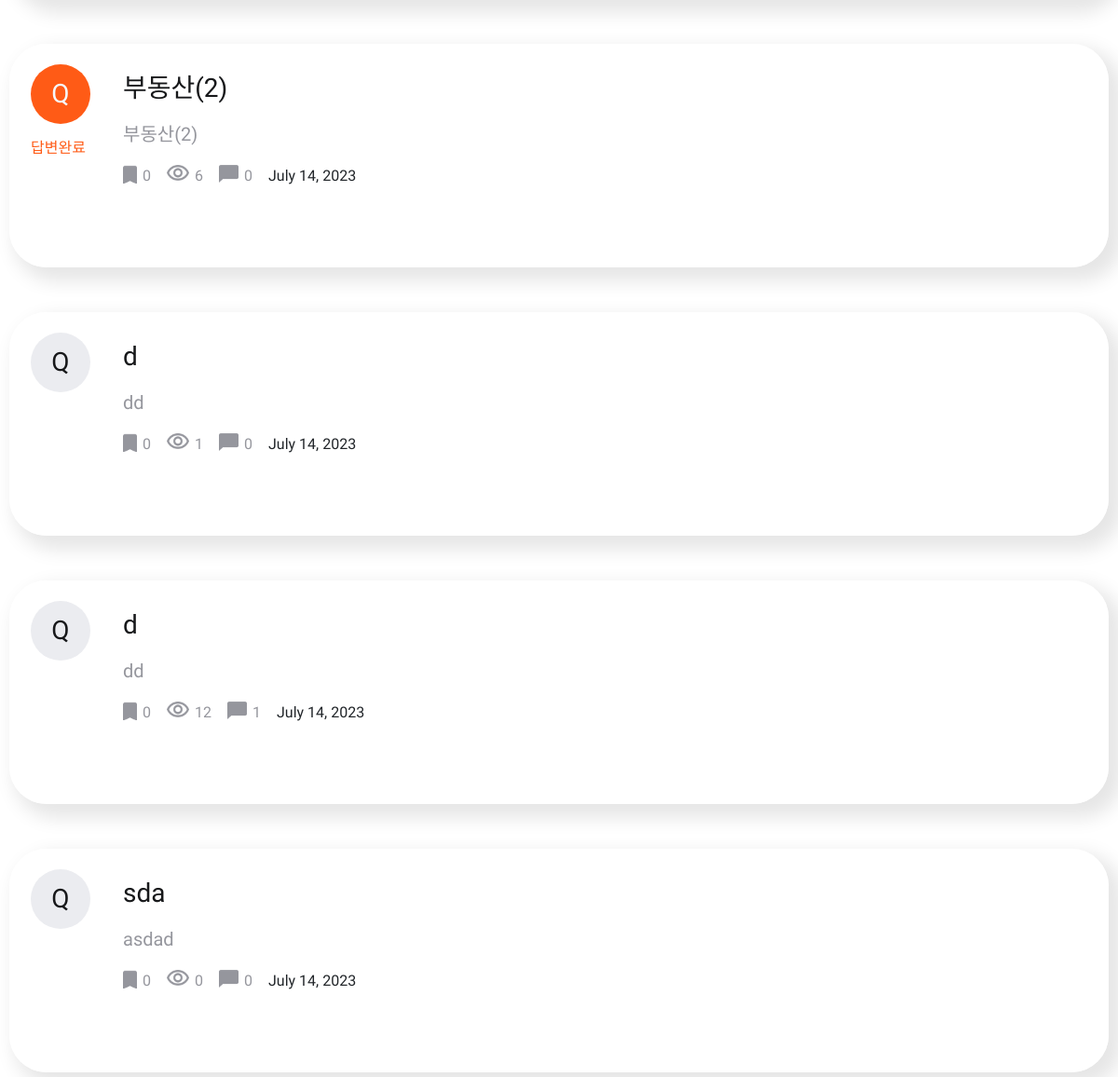
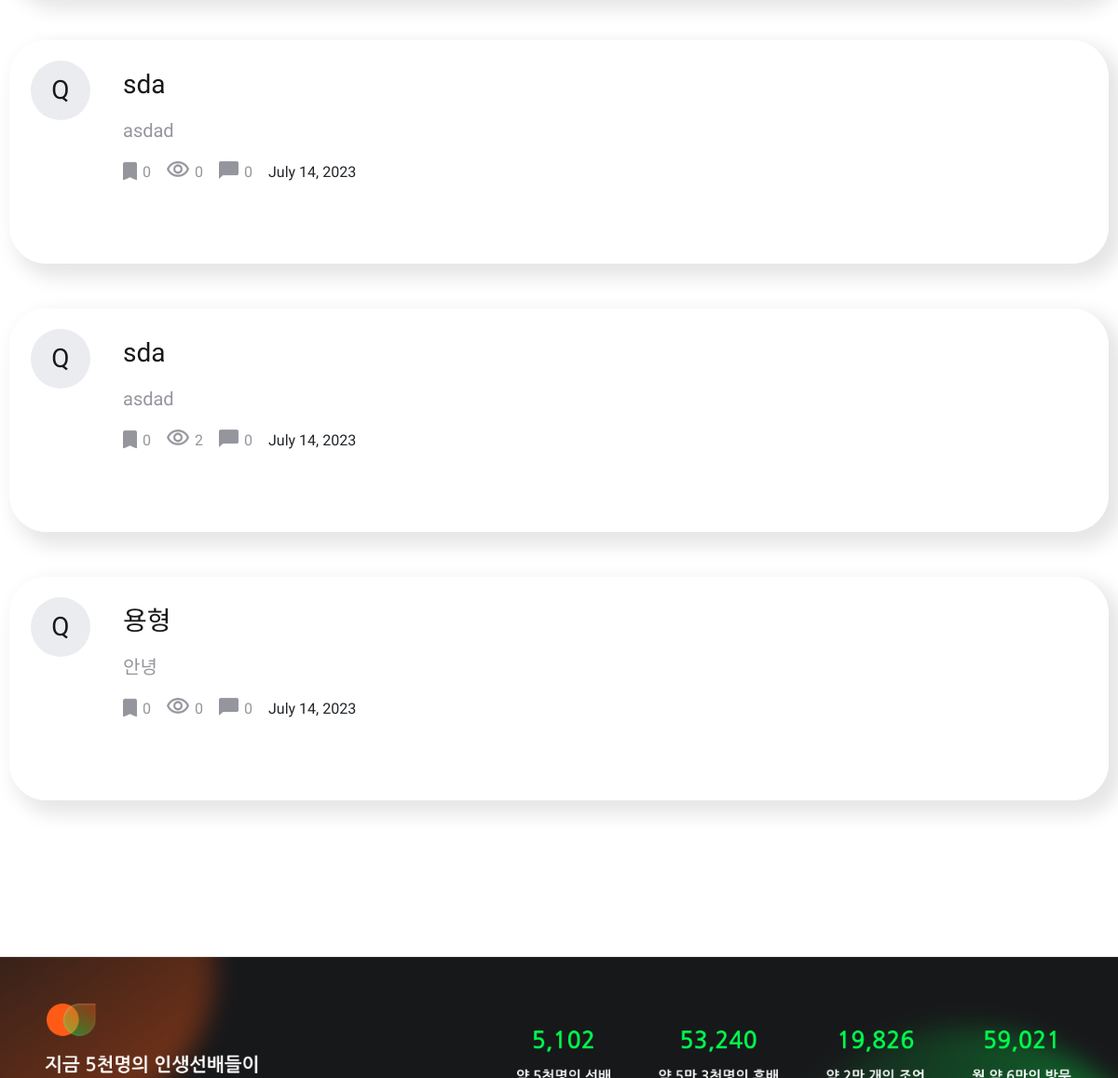
/communication/my_question (signed in, middle part), run on an earlier commit of the app's database (2 pictures, top to bottom).
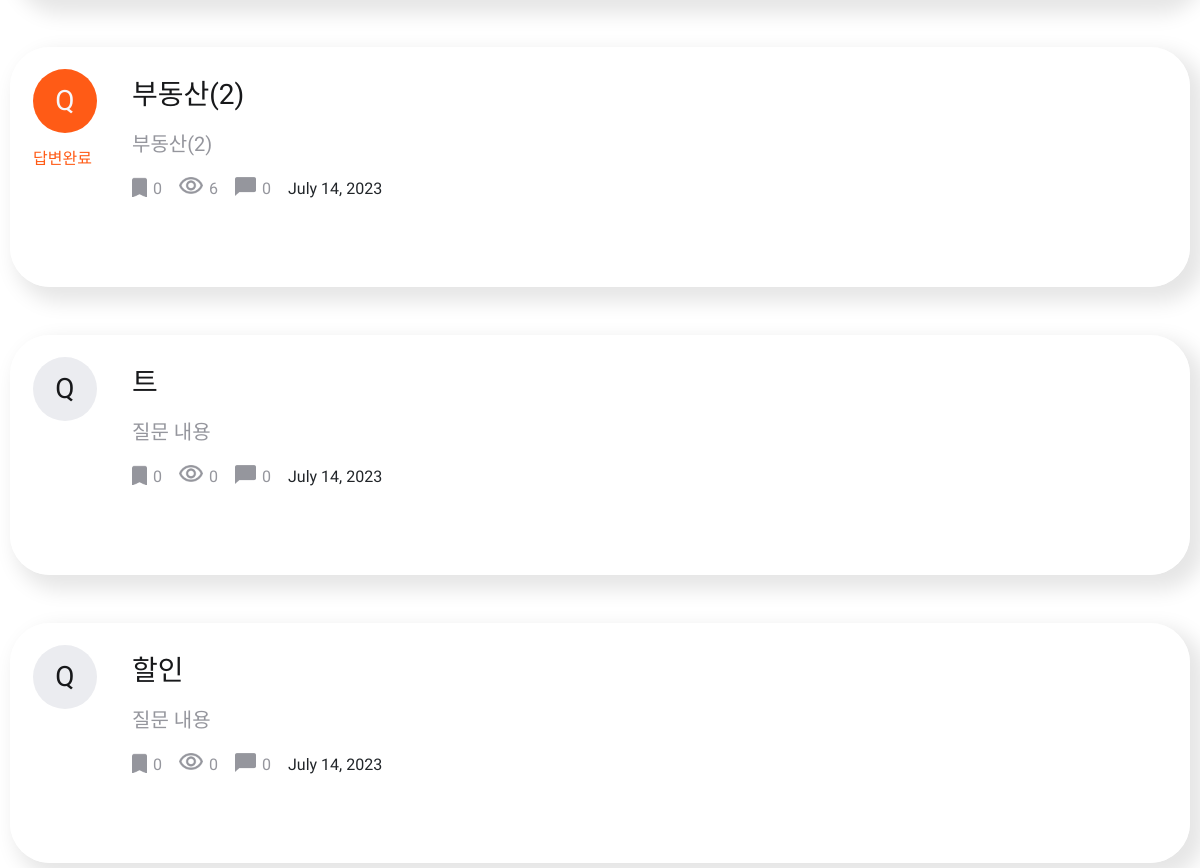
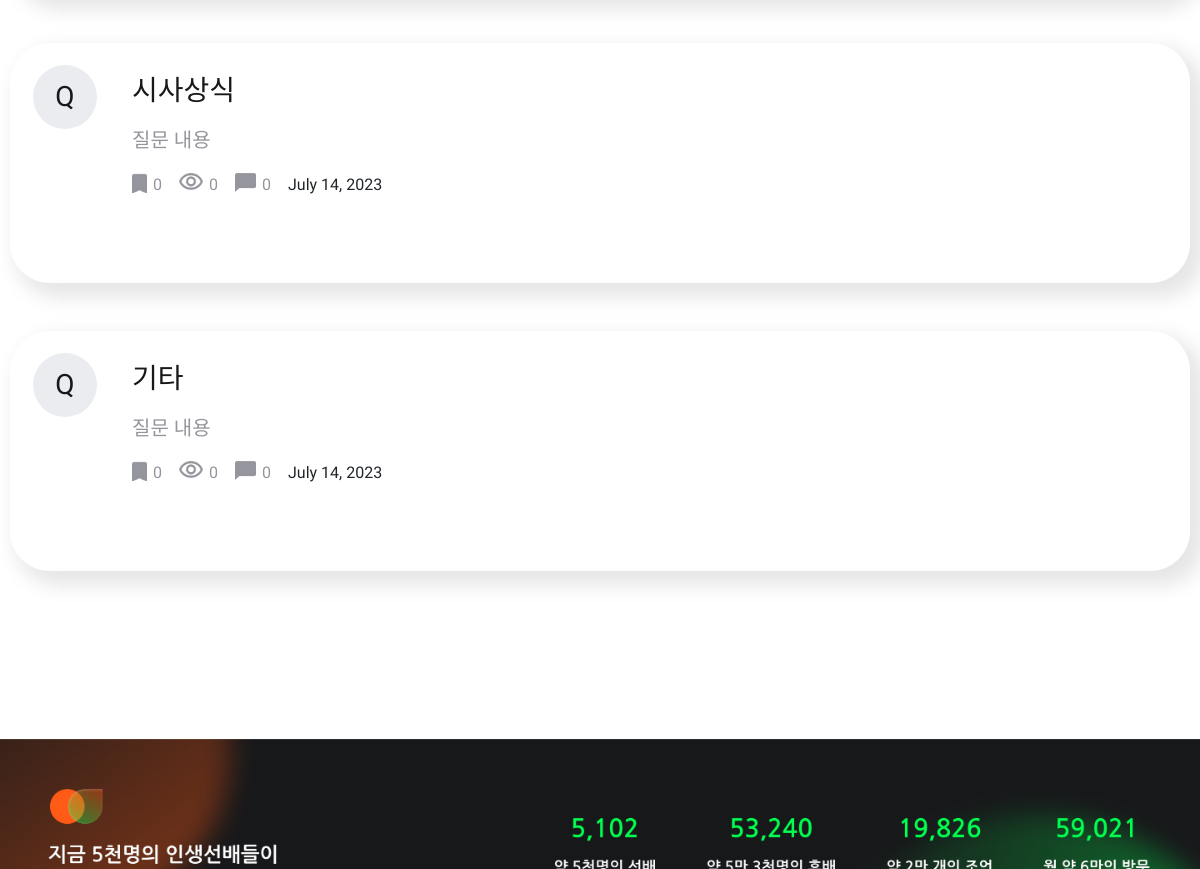
And on a later commit of the database (2 pictures, top to bottom).
### communicationApp/models.py (models this page shows)
class Question(models.Model):
    autor       = models.ForeignKey(user, on_delete=models.CASCADE, related_name='author_question') #작성자
    title       = models.CharField("TITLE", max_length=20, default="질문 제목") #질문 제목
    content     = models.TextField("CONTENT", max_length=300, default="질문 내용") #질문 내용
    date        = models.DateField("DATE", auto_now_add=True) #작성일자
    recommend   = models.PositiveIntegerField("RECOMMEND", default=0) #추천수
    category    = models.PositiveIntegerField("CATEGORY") #카테고리
    views       = models.PositiveIntegerField("VIEWS", default=0) #조회수
    answerd     = models.BooleanField("ANSWERD", default=False) #답변 여부

### communicationApp/views.py (the view)
# urls.py: path('my_question', my_question, name='my_question'), #내가 한 질문
def my_question(request):
    if request.method == 'POST':
        categorys = [0, 1, 2, 3, 4, 5]
        sort = 'date'
        index=0
        for category in categorys:
            if index==0:
                questions = Question.objects.filter(category=category, autor=request.user)
            else:
                index+=1
                question = Question.objects.filter(category=category, autor=request.user)
                questions.union(question)
        if sort == 'date':
            communication_list = questions.order_by('-date')
        elif sort == 'likes':
            communication_list = questions.order_by('-recommend')
        elif sort == 'views':
            communication_list = questions.order_by('-views')
        elif sort == 'answerd':
            communication_list = questions.filter(answerd=True).order_by('-date')
        else:
            communication_list = questions.filter(answerd=False).order_by('-date')
    else:
        communication_list = Question.objects.filter(autor=request.user).order_by("-date")
    context = {
        'communication_list': communication_list,
    }
    return render(request, 'communicationApp/my-question.html', context)

### templates/communicationApp/my-question.html (shortened to what this page needs)
{% load static %}
<!DOCTYPE html>
<html lang="en">
<head>
    <link rel="stylesheet" href="{% static 'css/communicationStyle.css' %}">
    <link rel="stylesheet" href="{% static 'css/default.css' %}">
    <link rel="stylesheet" href="https://cdn.jsdelivr.net/npm/bootstrap@5.3.0/dist/css/bootstrap.min.css">
</head>
<body>
    <div id="main-container">
       <div class="container-community">
        {% for question in communication_list%}
        <a href="{% url 'communicationApp:communication_detail' question.id%}"      style="text-decoration: none; color: inherit;">
            <div class="community-box" >
                <div class="community-box-num">
                    {% if question.answerd == False %}
                        <p id="unanswer">Q</p>
                    {% else %}
                        <p id="answer">Q</p>
                        <p>답변완료</p>
                    {% endif %}
                </div>
                <div class="community-box-content">
                    <p id="community-box-content-title">{{question.title}}</p>
                    <p id="community-box-content-detail-content">{{question.content}}</p>
                    <div class="community-box-content-footer">
                        <div class="content-icon-box">
                            <div class="save">
                                <img src="{% static 'img/main-save-icon.png' %}" alt="">
                                <p>{{question.recommend}}</p>
                            </div>
                            <div class="saw">
                                <img src="{% static 'img/main-saw-icon.png' %}" alt="">
                                <p>{{question.views}}</p>
                            </div>
                            <div class="comment">
                                <img src="{% static 'img/main-comment-icon.png' %}" alt="">
                                <p>{{question.comment_set.count}}</p>
                            </div>
                        </div>
                        <div class="content-date">
                            <p>{{question.date}}</p>
                        </div>
                    </div>
                </div>
            </div>
        </a>
        {% endfor %}
    </div>
    <footer>
        <img src="{% static 'img/footer.png' %}" alt="">
    </footer>
</body>
</html>

### static/css/communicationStyle.css (style rules this page uses)
#main-container { display: flex; flex-direction: column; align-items: center; }
.container-community { display: flex; flex-direction: column; margin-top: 36px; margin-left: 370px; margin-right: 370px; }
.container-community .community-box { display: flex; flex-direction: row; padding-top: 17px; width: 1180px; height: 240px; margin-bottom: 48px; border-radius: 40px; border: 5px solid #FFFFFF; box-shadow: 10px 10px 20px 5px rgba(0, 0, 0, 0.10); }
.container-community .community-box-num { margin-left: 18px; margin-right: 35px; }
.container-community .community-box-num :nth-child(1) { display: flex; align-items: center; justify-content: center; width: 64px; height: 64px; font-size: 28px; border-radius: 50px; }
.container-community #unanswer { color: #17181A; background-color: #EBECF0; }
.container-community #answer { background-color: #FF5B16; color: #F6F7FB; }
.container-community .community-box-num :nth-child(2) { margin-top: 8px; color: #FF5B16; font-size: 16px; line-height: 20px; }
.container-community #community-box-content-title { margin-top: 12px; margin-bottom: 20px; text-align: left; color: #17181A; font-size: 28px; line-height: 27.72px; }
.container-community #community-box-content-detail-content { margin-bottom: 16px; margin-right: 95px; text-align: left; color: #95969D; font-size: 20px; line-height: 30px; }
.container-community .community-box-content-footer { display: flex; flex-direction: row; justify-content: space-between; margin-top: 18px; }
.container-community .content-icon-box { display: flex; flex-direction: row; }
.container-community .content-icon-box div { display: flex; flex-direction: row; margin-right: 17px; }
.container-community .content-icon-box p { font-size: 16px; color: #95969D; margin-left: 6px; }
.container-community .save img { width: 15px; height: 20px; }
.container-community .saw img { width: 24px; height: 17.06px; }
.container-community .comment img { width: 21px; height: 19.2px; }
.container-community .content-date { text-align: right; margin-right: 61px; }

### static/css/default.css (style rules this page uses)
* { margin: 0; padding: 0; font-family: 'Nanum Gothic', sans-serif; }
footer img { width: 100%; margin-bottom: 72px; margin-top: 120px; }

What changed in the data, as far as the page shows it:
removed Question: answerd "Q", title "d", content "dd", recommend "0", views "1", comment_set.count "0", date "July 14, 2023"
removed Question: answerd "Q", title "d", content "dd", recommend "0", views "12", comment_set.count "1", date "July 14, 2023"
removed Question: answerd "Q", title "sda", content "asdad", recommend "0", views "0", comment_set.count "0", date "July 14, 2023"
removed Question: answerd "Q", title "sda", content "asdad", recommend "0", views "0", comment_set.count "0", date "July 14, 2023"
removed Question: answerd "Q", title "sda", content "asdad", recommend "0", views "2", comment_set.count "0", date "July 14, 2023"
removed Question: answerd "Q", title "용형", content "안녕", recommend "0", views "0", comment_set.count "0", date "July 14, 2023"
added Question: answerd "Q", title "트", content "질문 내용", recommend "0", views "0", comment_set.count "0", date "July 14, 2023"
added Question: answerd "Q", title "할인", content "질문 내용", recommend "0", views "0", comment_set.count "0", date "July 14, 2023"
added Question: answerd "Q", title "시사상식", content "질문 내용", recommend "0", views "0", comment_set.count "0", date "July 14, 2023"
added Question: answerd "Q", title "기타", content "질문 내용", recommend "0", views "0", comment_set.count "0", date "July 14, 2023"
